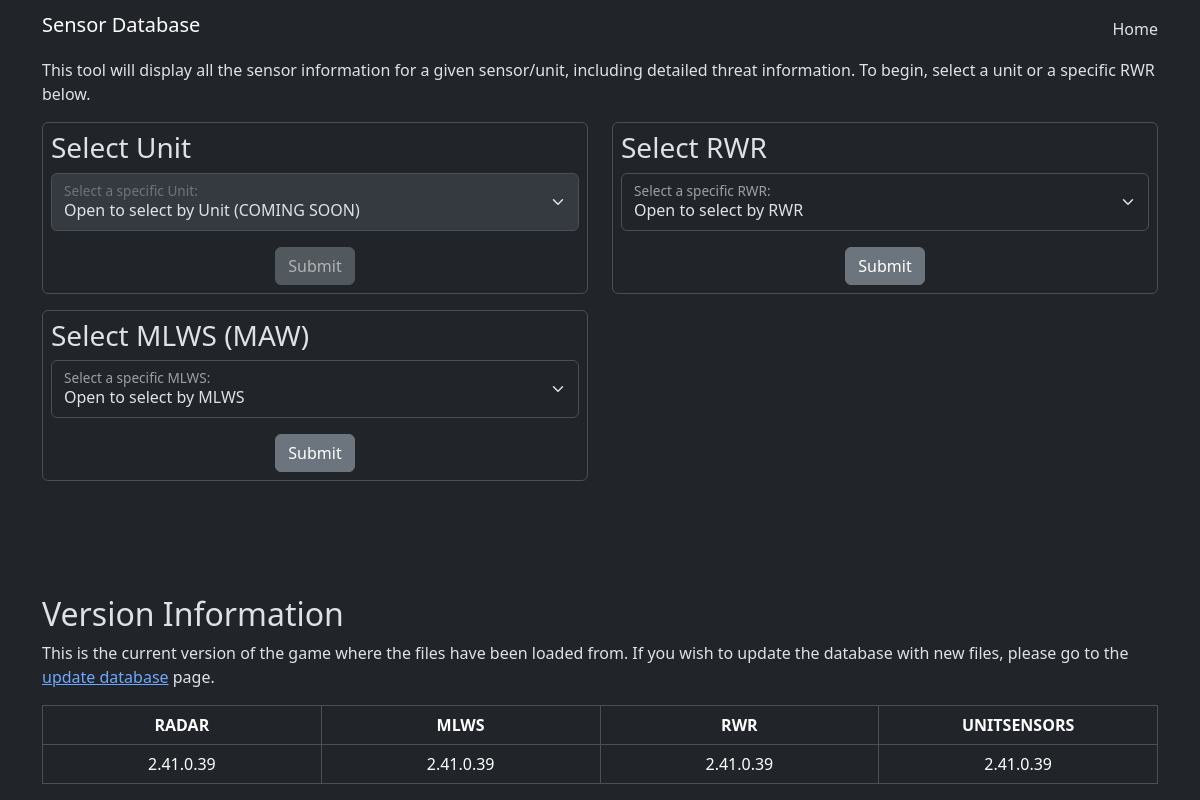
Before: / with the older database file.
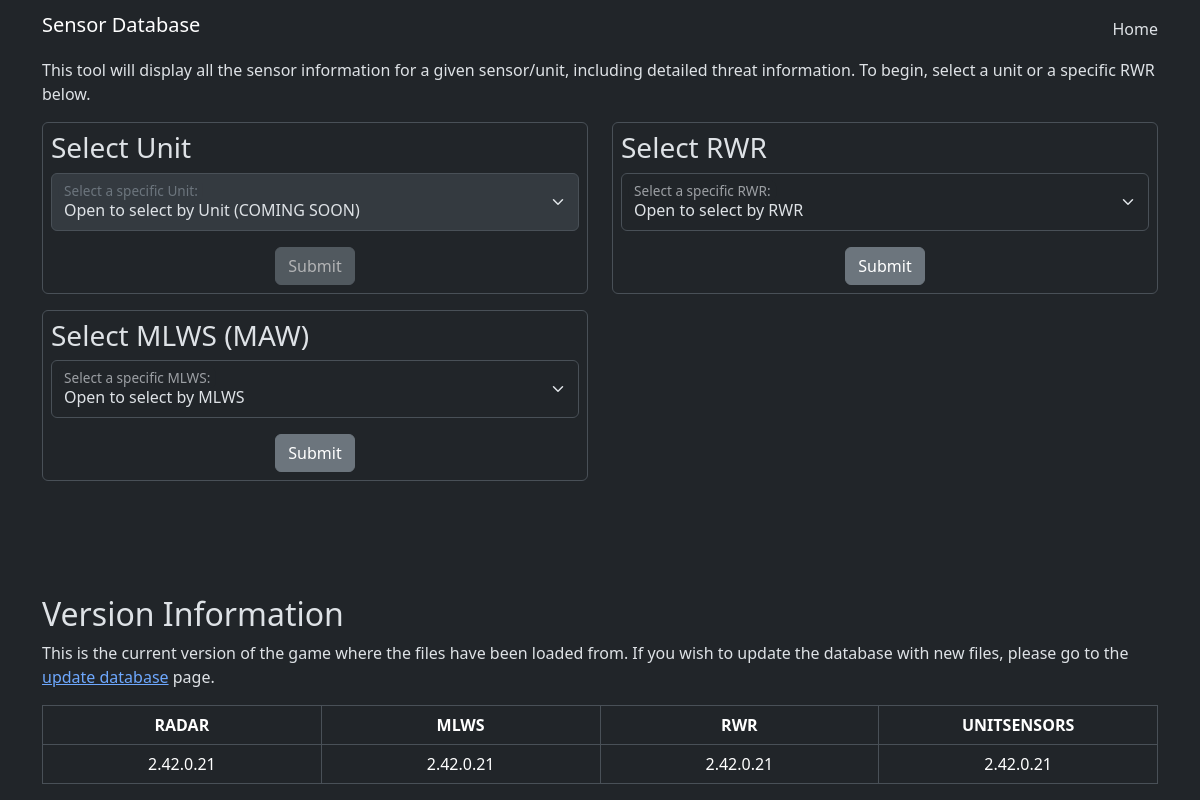
After: the same page with the newer database file.
### tables this page shows
CREATE TABLE "VERSIONDATA" (
	"RADAR"	TEXT,
	"RWR"	TEXT,
	"UNITSENSORS"	TEXT,
	"MLWS"	TEXT,
	"UNITCSV"	TEXT,
	"SENSORCSV"	TEXT
);

### _pdo.php (called while the page is built, shortened)
<?php
function PDO_FetchRow($query, $params=null)
{
    global $PDO;
    if (isset($params)) {
        $stmt = $PDO->prepare($query);
        $stmt->execute($params);
    } else {
        $stmt = $PDO->query($query);
    }
    return $stmt->fetch(PDO::FETCH_ASSOC);
}
?>

### index.php (the view, shortened to what this page needs)
<html data-bs-theme="dark">
    <?php
    include "./_head.php";
    ?>
    <div class="container">
        <div class="row">
            <div class="col">
                <p>This tool will display all the sensor information for a given sensor/unit, including detailed threat information. To begin, select a unit or a specific RWR below.</p>
            </div>
        </div>
        <div class="row">
            <div class="col-6">
                <form class="form-group border rounded p-2" action="./unit.php" method="POST">
                    <h3 class="w-auto">Select Unit</h3>
                    <div class="form-floating">
                        <select name='selectedUnit' class="form-select" id="SelectUnit" required disabled>
                            <option value="" selected>Open to select by Unit (COMING SOON)</option>
                        </select>
                        <label for="SelectUnit">Select a specific Unit:</label>
                    </div>
                    <div class="text-center pt-3">
                        <button type="submit" class="btn btn-secondary" disabled>Submit</button>
                    </div>
                </form>
            </div>
            <div class="col-6">
                <form class="form-group border rounded p-2" action="./rwr.php" method="POST">
                    <h3 class="w-auto">Select RWR</h3>
                    <div class="form-floating">
                        <select name='selectedRWR' class="form-select" id="SelectRWR" required>
                            <option value="" selected>Open to select by RWR</option>
                        </select>
                        <label for="SelectRWR">Select a specific RWR:</label>
                    </div>
                    <div class="text-center pt-3">
                        <button type="submit" class="btn btn-secondary">Submit</button>
                    </div>
                </form>
            </div>
            <div class="col-6">
                <form class="form-group border rounded p-2" action="./mlws.php" method="POST">
                    <h3 class="w-auto">Select MLWS (MAW)</h3>
                    <div class="form-floating">
                        <select name='selectedMLWS' class="form-select" id="SelectMLWS" required>
                            <option value="" selected>Open to select by MLWS</option>
                        </select>
                        <label for="SelectMLWS">Select a specific MLWS:</label>
                    </div>
                    <div class="text-center pt-3">
                        <button type="submit" class="btn btn-secondary">Submit</button>
                    </div>
                </form>
            </div>
        </div>
    </div>
    <?php
    include './_version.php';
    ?>
</html>

### _head.php (shortened to what this page needs)
<?php
include "./_pdo.php";
?>
<link href="https://cdn.jsdelivr.net/npm/bootstrap@5.3.3/dist/css/bootstrap.min.css" rel="stylesheet">
<nav class="navbar navbar-expand-lg">
    <div class="container">
        <h1 class="navbar-brand">Sensor Database</h1>
        <a class="nav-item nav-link" href="./index.php">Home</a>
    </div>
</nav>

### _version.php
<?php
$versions = PDO_FetchRow("SELECT * FROM VERSIONDATA");
?>
<div class="fixed-bottom">
    <div class="container">
        <div class="row">
            <h2>Version Information</h2>
            <p>This is the current version of the game where the files have been loaded from. If you wish to update the database with new files, please go to the <a href="./update-database.php">update database</a> page.</p>
            <div class="col">
                <table class="table table-bordered text-center">
                    <thead>
                        <th scope="col" class="col-3">RADAR</th>
                        <th scope="col" class="col-3">MLWS</th>
                        <th scope="col" class="col-3">RWR</th>
                        <th scope="col" class="col-3">UNITSENSORS</th>
                    </thead>
                    <tbody>
                        <tr scope="row">
                        <?php
                            echo '<td>'.$versions['RADAR'].'</td>';
                            echo '<td>'.$versions['MLWS'].'</td>';
                            echo '<td>'.$versions['RWR'].'</td>';
                            echo '<td>'.$versions['UNITSENSORS'].'</td>';
                        ?>
                    </tbody>
                </table>
            </div>
        </div>
    </div>
</div>

Changed rows visible on the page:
removed versiondata: RADAR "2.41.0.39", MLWS "2.41.0.39", RWR "2.41.0.39", UNITSENSORS "2.41.0.39"
added versiondata: RADAR "2.42.0.21", MLWS "2.42.0.21", RWR "2.42.0.21", UNITSENSORS "2.42.0.21"
